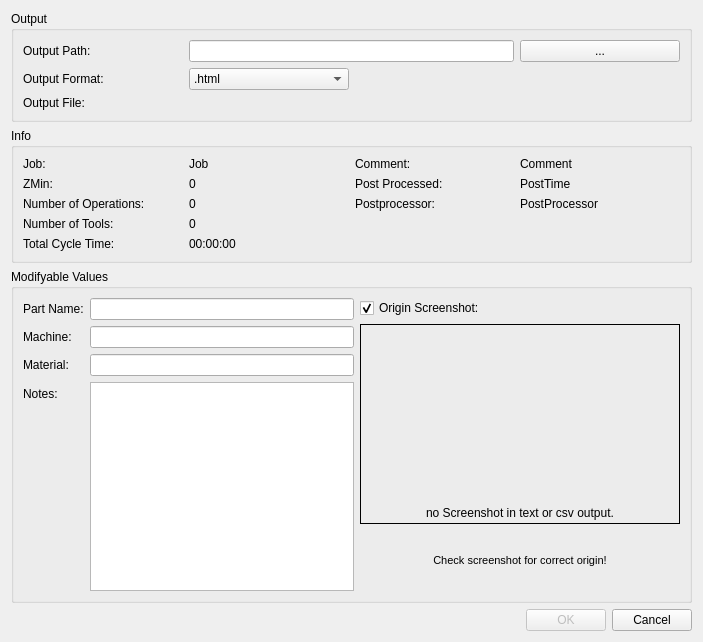
<?xml version="1.0" encoding="UTF-8"?>
<ui version="4.0">
 <class>Dialog</class>
 <widget class="QDialog" name="Dialog">
  <property name="geometry">
   <rect>
    <x>0</x>
    <y>0</y>
    <width>703</width>
    <height>642</height>
   </rect>
  </property>
  <property name="windowTitle">
   <string>Dialog</string>
  </property>
  <layout class="QGridLayout" name="gridLayout_2">
   <item row="1" column="0">
    <layout class="QVBoxLayout" name="verticalLayout">
     <item>
      <widget class="QGroupBox" name="gbInfo">
       <property name="title">
        <string>Info</string>
       </property>
       <layout class="QGridLayout" name="gridLayout">
        <item row="3" column="1">
         <widget class="QLabel" name="lblShowTools">
          <property name="text">
           <string>0</string>
          </property>
         </widget>
        </item>
        <item row="4" column="1">
         <widget class="QLabel" name="lblShowCycleTime">
          <property name="text">
           <string>00:00:00</string>
          </property>
         </widget>
        </item>
        <item row="0" column="2">
         <widget class="QLabel" name="lblComment">
          <property name="text">
           <string>Comment:</string>
          </property>
         </widget>
        </item>
        <item row="0" column="1">
         <widget class="QLabel" name="lblShowJob">
          <property name="text">
           <string>Job</string>
          </property>
         </widget>
        </item>
        <item row="1" column="2">
         <widget class="QLabel" name="lblPostTime">
          <property name="text">
           <string>Post Processed:</string>
          </property>
         </widget>
        </item>
        <item row="1" column="1">
         <widget class="QLabel" name="lblShowZmin">
          <property name="inputMethodHints">
           <set>Qt::ImhFormattedNumbersOnly</set>
          </property>
          <property name="text">
           <string>0</string>
          </property>
          <property name="textFormat">
           <enum>Qt::PlainText</enum>
          </property>
         </widget>
        </item>
        <item row="3" column="0">
         <widget class="QLabel" name="lblTools">
          <property name="text">
           <string>Number of Tools:</string>
          </property>
         </widget>
        </item>
        <item row="2" column="0">
         <widget class="QLabel" name="lblOps">
          <property name="text">
           <string>Number of Operations:</string>
          </property>
         </widget>
        </item>
        <item row="2" column="1">
         <widget class="QLabel" name="lblShowOps">
          <property name="text">
           <string>0</string>
          </property>
         </widget>
        </item>
        <item row="0" column="0">
         <widget class="QLabel" name="lblJob">
          <property name="text">
           <string>Job:</string>
          </property>
         </widget>
        </item>
        <item row="1" column="0">
         <widget class="QLabel" name="lblZmin">
          <property name="text">
           <string>ZMin:</string>
          </property>
         </widget>
        </item>
        <item row="4" column="0">
         <widget class="QLabel" name="lblCycleTime">
          <property name="text">
           <string>Total Cycle Time:</string>
          </property>
         </widget>
        </item>
        <item row="0" column="3">
         <widget class="QLabel" name="lblShowComment">
          <property name="text">
           <string>Comment</string>
          </property>
         </widget>
        </item>
        <item row="1" column="3">
         <widget class="QLabel" name="lblShowPostTime">
          <property name="text">
           <string>PostTime</string>
          </property>
         </widget>
        </item>
        <item row="2" column="2">
         <widget class="QLabel" name="lblPostProcessor">
          <property name="text">
           <string>Postprocessor:</string>
          </property>
         </widget>
        </item>
        <item row="2" column="3">
         <widget class="QLabel" name="lblShowPostProcessor">
          <property name="text">
           <string>PostProcessor</string>
          </property>
         </widget>
        </item>
       </layout>
      </widget>
     </item>
     <item>
      <widget class="QGroupBox" name="groupBox">
       <property name="title">
        <string>Modifyable Values</string>
       </property>
       <layout class="QGridLayout" name="gridLayout_4">
        <item row="0" column="0">
         <layout class="QFormLayout" name="formLayout">
          <item row="0" column="0">
           <widget class="QLabel" name="lblPartName">
            <property name="text">
             <string>Part Name:</string>
            </property>
           </widget>
          </item>
          <item row="0" column="1">
           <widget class="QLineEdit" name="lePartName"/>
          </item>
          <item row="1" column="0">
           <widget class="QLabel" name="lblMachine">
            <property name="text">
             <string>Machine:</string>
            </property>
           </widget>
          </item>
          <item row="1" column="1">
           <widget class="QLineEdit" name="leMachine"/>
          </item>
          <item row="2" column="0">
           <widget class="QLabel" name="lblMaterial">
            <property name="toolTip">
             <string>Select the stock object and use the Arch Material button to add and assign the material to the stock.</string>
            </property>
            <property name="text">
             <string>Material:</string>
            </property>
           </widget>
          </item>
          <item row="2" column="1">
           <widget class="QLineEdit" name="leMaterial">
            <property name="toolTip">
             <string>Select the stock object and use the Arch Material button to add and assign the material to the stock.</string>
            </property>
           </widget>
          </item>
          <item row="3" column="0">
           <widget class="QLabel" name="lblNotes">
            <property name="text">
             <string>Notes:</string>
            </property>
           </widget>
          </item>
          <item row="3" column="1">
           <widget class="QPlainTextEdit" name="pteNotes">
            <property name="plainText">
             <string/>
            </property>
           </widget>
          </item>
         </layout>
        </item>
        <item row="0" column="1">
         <layout class="QVBoxLayout" name="verticalLayout_2">
          <item>
           <widget class="QCheckBox" name="cbScreenShot">
            <property name="text">
             <string>Origin Screenshot:</string>
            </property>
            <property name="checked">
             <bool>true</bool>
            </property>
           </widget>
          </item>
          <item>
           <widget class="QLabel" name="lblShowScreenShot">
            <property name="minimumSize">
             <size>
              <width>320</width>
              <height>200</height>
             </size>
            </property>
            <property name="toolTip">
             <string>&lt;html&gt;&lt;head/&gt;&lt;body&gt;&lt;p&gt;This is a screenshot of the active view.&lt;/p&gt;&lt;p&gt;If the origin is wrong, cancel this dialog,&lt;/p&gt;&lt;p&gt;reset the view and restart the script.&lt;/p&gt;&lt;/body&gt;&lt;/html&gt;</string>
            </property>
            <property name="frameShape">
             <enum>QFrame::Box</enum>
            </property>
            <property name="text">
             <string>no Screenshot in text or csv output.</string>
            </property>
            <property name="alignment">
             <set>Qt::AlignBottom|Qt::AlignHCenter</set>
            </property>
           </widget>
          </item>
          <item>
           <widget class="QLabel" name="lblOriginHint">
            <property name="font">
             <font>
              <pointsize>8</pointsize>
             </font>
            </property>
            <property name="text">
             <string>Check screenshot for correct origin!</string>
            </property>
            <property name="alignment">
             <set>Qt::AlignCenter</set>
            </property>
           </widget>
          </item>
         </layout>
        </item>
       </layout>
      </widget>
     </item>
    </layout>
   </item>
   <item row="2" column="0">
    <layout class="QHBoxLayout" name="horizontalLayout_2">
     <item>
      <spacer name="horizontalSpacer">
       <property name="orientation">
        <enum>Qt::Horizontal</enum>
       </property>
       <property name="sizeHint" stdset="0">
        <size>
         <width>40</width>
         <height>20</height>
        </size>
       </property>
      </spacer>
     </item>
     <item>
      <widget class="QPushButton" name="pbOk">
       <property name="enabled">
        <bool>false</bool>
       </property>
       <property name="text">
        <string>OK</string>
       </property>
      </widget>
     </item>
     <item>
      <widget class="QPushButton" name="pbReject">
       <property name="text">
        <string>Cancel</string>
       </property>
      </widget>
     </item>
    </layout>
   </item>
   <item row="0" column="0">
    <widget class="QGroupBox" name="groupBox_2">
     <property name="title">
      <string>Output</string>
     </property>
     <layout class="QGridLayout" name="gridLayout_3">
      <item row="0" column="1" colspan="2">
       <widget class="QLineEdit" name="leOutfile">
        <property name="toolTip">
         <string>Select output location for the SetupSheet</string>
        </property>
       </widget>
      </item>
      <item row="1" column="1">
       <widget class="QComboBox" name="cbOutputFormat">
        <property name="currentText">
         <string>.html</string>
        </property>
        <item>
         <property name="text">
          <string>.html</string>
         </property>
        </item>
        <item>
         <property name="text">
          <string>.csv</string>
         </property>
        </item>
        <item>
         <property name="text">
          <string>.txt</string>
         </property>
        </item>
       </widget>
      </item>
      <item row="0" column="0">
       <widget class="QLabel" name="lblOutfile">
        <property name="text">
         <string>Output Path:</string>
        </property>
       </widget>
      </item>
      <item row="1" column="0">
       <widget class="QLabel" name="lblFormat">
        <property name="text">
         <string>Output Format:</string>
        </property>
       </widget>
      </item>
      <item row="0" column="3">
       <widget class="QPushButton" name="pbOutfileOpen">
        <property name="text">
         <string>...</string>
        </property>
       </widget>
      </item>
      <item row="1" column="2" colspan="2">
       <spacer name="horizontalSpacer_2">
        <property name="orientation">
         <enum>Qt::Horizontal</enum>
        </property>
        <property name="sizeHint" stdset="0">
         <size>
          <width>40</width>
          <height>20</height>
         </size>
        </property>
       </spacer>
      </item>
      <item row="2" column="0">
       <widget class="QLabel" name="lblOut">
        <property name="text">
         <string>Output File:</string>
        </property>
       </widget>
      </item>
      <item row="2" column="1">
       <widget class="QLabel" name="lblShowOut">
        <property name="text">
         <string/>
        </property>
       </widget>
      </item>
     </layout>
    </widget>
   </item>
  </layout>
 </widget>
 <tabstops>
  <tabstop>lePartName</tabstop>
  <tabstop>leMachine</tabstop>
  <tabstop>leMaterial</tabstop>
  <tabstop>pteNotes</tabstop>
  <tabstop>pbOk</tabstop>
  <tabstop>pbReject</tabstop>
 </tabstops>
 <resources/>
 <connections/>
</ui>
